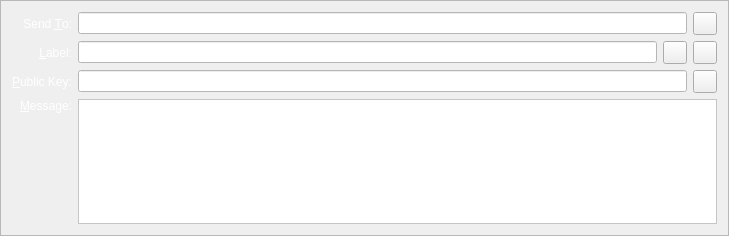
<?xml version="1.0" encoding="UTF-8"?>
<ui version="4.0">
 <class>SendMessagesEntry</class>
 <widget class="QFrame" name="SendMessagesEntry">
  <property name="geometry">
   <rect>
    <x>0</x>
    <y>0</y>
    <width>729</width>
    <height>236</height>
   </rect>
  </property>
  <property name="windowTitle">
   <string>Form</string>
  </property>
  <property name="styleSheet">
   <string notr="true">color: rgb(255, 255, 255);</string>
  </property>
  <property name="frameShape">
   <enum>QFrame::StyledPanel</enum>
  </property>
  <property name="frameShadow">
   <enum>QFrame::Sunken</enum>
  </property>
  <layout class="QGridLayout" name="gridLayout">
   <item row="0" column="0">
    <widget class="QLabel" name="label_2">
     <property name="text">
      <string>Send &amp;To:</string>
     </property>
     <property name="alignment">
      <set>Qt::AlignRight|Qt::AlignTrailing|Qt::AlignVCenter</set>
     </property>
     <property name="buddy">
      <cstring>sendTo</cstring>
     </property>
    </widget>
   </item>
   <item row="0" column="1">
    <layout class="QHBoxLayout" name="sendToLayout">
     <item>
      <widget class="QValidatedLineEdit" name="sendTo">
       <property name="toolTip">
        <string>The address to send the payment to  (e.g. SXZ1DpQPXqAq5pWGFjLgsAsxoSRM23cbNK)</string>
       </property>
       <property name="styleSheet">
        <string notr="true">background-color: rgb(255, 255, 255);
color: rgb(0, 0, 0);</string>
       </property>
       <property name="maxLength">
        <number>34</number>
       </property>
      </widget>
     </item>
     <item>
      <widget class="QToolButton" name="pasteButton">
       <property name="toolTip">
        <string>Paste address from clipboard</string>
       </property>
       <property name="text">
        <string/>
       </property>
       <property name="icon">
        <iconset resource="../bitcoin.qrc">
         <normaloff>:/icons/editpaste</normaloff>:/icons/editpaste</iconset>
       </property>
       <property name="shortcut">
        <string>Alt+P</string>
       </property>
      </widget>
     </item>
    </layout>
   </item>
   <item row="1" column="0">
    <widget class="QLabel" name="label_4">
     <property name="text">
      <string>&amp;Label:</string>
     </property>
     <property name="alignment">
      <set>Qt::AlignRight|Qt::AlignTrailing|Qt::AlignVCenter</set>
     </property>
     <property name="buddy">
      <cstring>addAsLabel</cstring>
     </property>
    </widget>
   </item>
   <item row="1" column="1">
    <layout class="QHBoxLayout" name="horizontalLayout_5">
     <item>
      <widget class="QValidatedLineEdit" name="addAsLabel">
       <property name="enabled">
        <bool>true</bool>
       </property>
       <property name="toolTip">
        <string>Enter a label for this address to add it to your address book</string>
       </property>
       <property name="styleSheet">
        <string notr="true">background-color: rgb(255, 255, 255);
color: rgb(0, 0, 0);</string>
       </property>
      </widget>
     </item>
     <item>
      <widget class="QToolButton" name="addressBookButton">
       <property name="toolTip">
        <string>Choose address from address book</string>
       </property>
       <property name="text">
        <string/>
       </property>
       <property name="icon">
        <iconset resource="../bitcoin.qrc">
         <normaloff>:/icons/address-book</normaloff>:/icons/address-book</iconset>
       </property>
       <property name="shortcut">
        <string>Alt+A</string>
       </property>
      </widget>
     </item>
     <item>
      <widget class="QToolButton" name="deleteButton">
       <property name="toolTip">
        <string>Remove this recipient</string>
       </property>
       <property name="text">
        <string/>
       </property>
       <property name="icon">
        <iconset resource="../bitcoin.qrc">
         <normaloff>:/icons/remove</normaloff>:/icons/remove</iconset>
       </property>
      </widget>
     </item>
    </layout>
   </item>
   <item row="2" column="0">
    <widget class="QLabel" name="publicKeyLabel">
     <property name="text">
      <string>&amp;Public Key:</string>
     </property>
     <property name="buddy">
      <cstring>publicKey</cstring>
     </property>
    </widget>
   </item>
   <item row="2" column="1">
    <layout class="QHBoxLayout" name="horizontalLayout_6">
     <item>
      <widget class="QValidatedLineEdit" name="publicKey">
       <property name="styleSheet">
        <string notr="true">background-color: rgb(255, 255, 255);
color: rgb(0, 0, 0);</string>
       </property>
      </widget>
     </item>
     <item>
      <widget class="QToolButton" name="PubkeyPasteButton">
       <property name="toolTip">
        <string>Paste address from clipboard</string>
       </property>
       <property name="text">
        <string/>
       </property>
       <property name="icon">
        <iconset resource="../bitcoin.qrc">
         <normaloff>:/icons/editpaste</normaloff>:/icons/editpaste</iconset>
       </property>
       <property name="shortcut">
        <string>Alt+P</string>
       </property>
      </widget>
     </item>
    </layout>
   </item>
   <item row="3" column="0">
    <widget class="QLabel" name="messageLabel">
     <property name="text">
      <string>&amp;Message:</string>
     </property>
     <property name="alignment">
      <set>Qt::AlignRight|Qt::AlignTop|Qt::AlignTrailing</set>
     </property>
     <property name="buddy">
      <cstring>messageText</cstring>
     </property>
    </widget>
   </item>
   <item row="3" column="1">
    <widget class="QValidatedTextEdit" name="messageText">
     <property name="mouseTracking">
      <bool>true</bool>
     </property>
     <property name="focusPolicy">
      <enum>Qt::WheelFocus</enum>
     </property>
     <property name="styleSheet">
      <string notr="true">background-color: rgb(255, 255, 255);
color: rgb(0, 0, 0);</string>
     </property>
     <property name="tabChangesFocus">
      <bool>false</bool>
     </property>
    </widget>
   </item>
  </layout>
 </widget>
 <customwidgets>
  <customwidget>
   <class>QValidatedLineEdit</class>
   <extends>QLineEdit</extends>
   <header>qvalidatedlineedit.h</header>
  </customwidget>
  <customwidget>
   <class>QValidatedTextEdit</class>
   <extends>QPlainTextEdit</extends>
   <header>qvalidatedtextedit.h</header>
  </customwidget>
 </customwidgets>
 <resources>
  <include location="../bitcoin.qrc"/>
 </resources>
 <connections/>
</ui>
